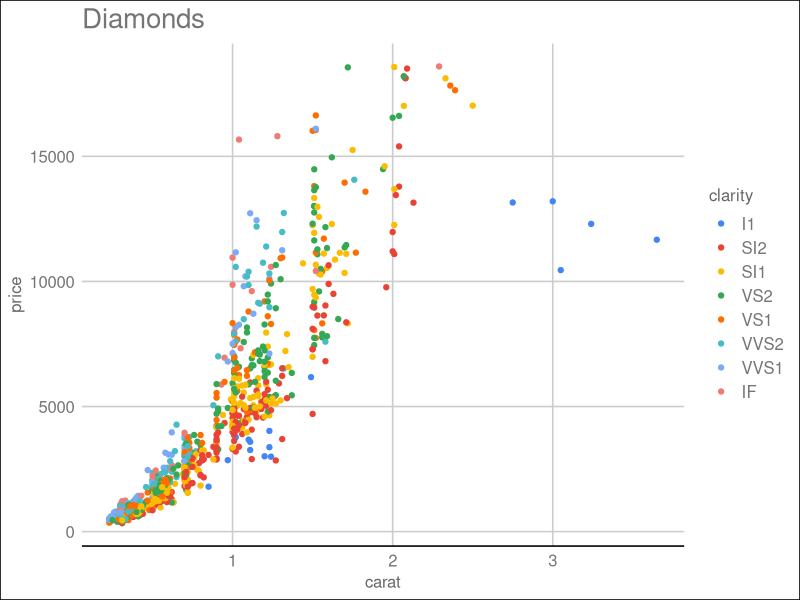

Generate this figure with R:
## ---- chunk 1
library(ggplot2)
library(ggthemes)
## ---- chunk 2
dsamp <- diamonds[sample(nrow(diamonds), 1000), ]
(d <- qplot(carat, price, data=dsamp, colour=clarity)
 + theme_gdocs()
 + ggtitle("Diamonds")
 + scale_color_gdocs())



